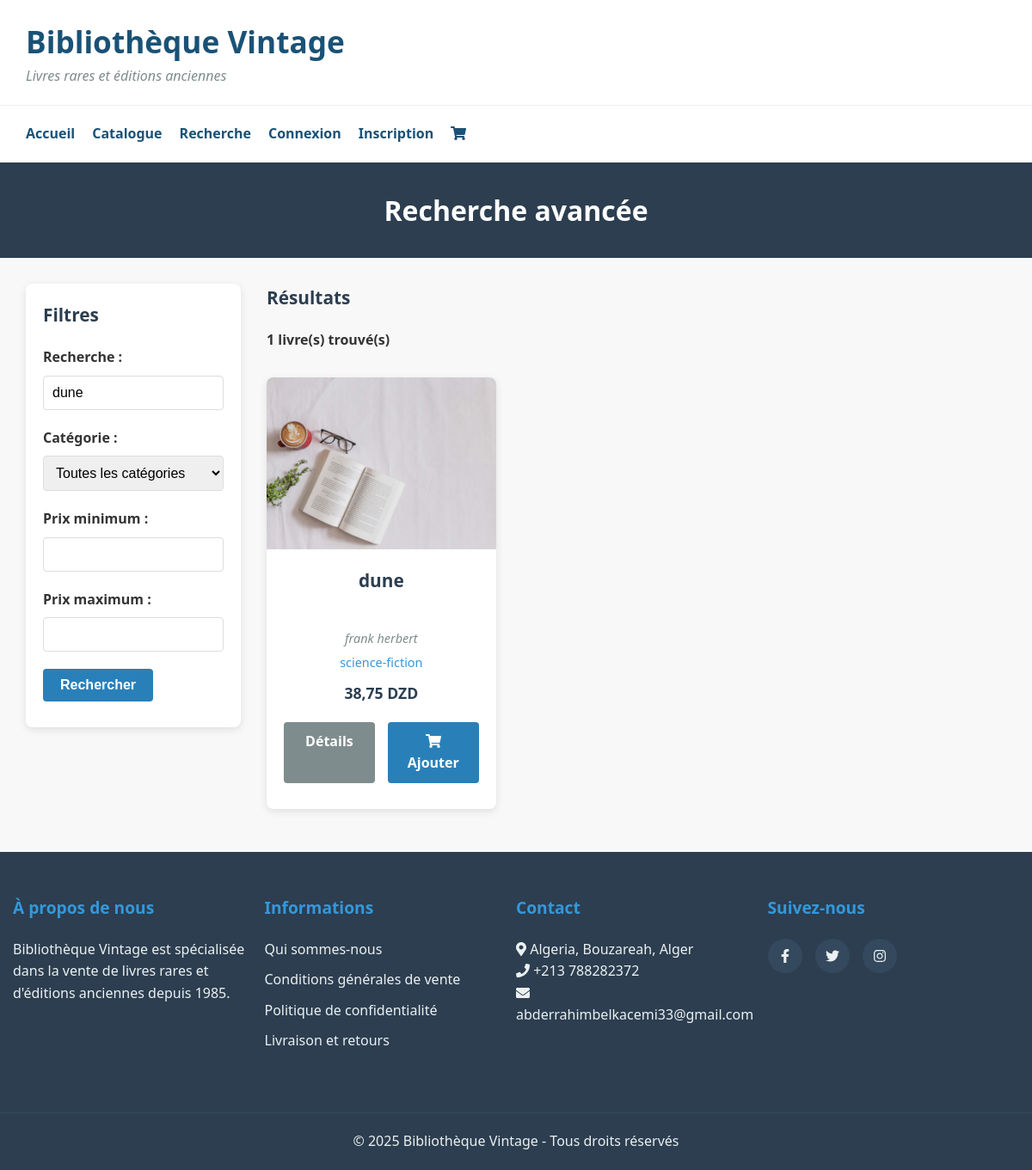
Page /recherche.php?terme=dune on the committed database.
### tables this page shows
create table livres (
    id_livre int auto_increment primary key,
    titre varchar(200) not null,
    auteur varchar(100) not null,
    id_categorie int,
    description text,
    prix decimal(10, 2) not null,
    annee_publication int,
    editeur varchar(100),
    stock int not null default 0,
    image varchar(255),
    date_ajout datetime default current_timestamp,
    foreign key (id_categorie) references categories(id_categorie)
);

create table categories (
    id_categorie int auto_increment primary key,
    nom varchar(100) not null,
    description text
);

### functions.php (called while the page is built, shortened)
<?php
function estConnecte()
{
    return isset($_SESSION['id_utilisateur']);
}
function rechercherLivres($terme, $categorie = null, $prix_min = null, $prix_max = null)
{
    $conn = connectDB();
    $conditions = [];
    $params = [];
    $types = "";
    if (!empty($terme)) {
        $conditions[] = "(l.titre LIKE ? OR l.auteur LIKE ? OR l.description LIKE ?)";
        $terme = "%$terme%";
        $params[] = $terme;
        $params[] = $terme;
        $params[] = $terme;
        $types .= "sss";
    }
    $whereClause = empty($conditions) ? "" : "WHERE " . implode(" AND ", $conditions);
    $query = "SELECT l.*, c.nom as categorie_nom FROM Livres l
              LEFT JOIN Categories c ON l.id_categorie = c.id_categorie
              $whereClause
              ORDER BY l.date_ajout DESC";
    $stmt = $conn->prepare($query);
    if (!empty($params)) {
        $stmt->bind_param($types, ...$params);
    }
    $stmt->execute();
    $result = $stmt->get_result();
    $livres = [];
    while ($row = $result->fetch_assoc()) {
        $livres[] = $row;
    }
    return $livres;
}

### recherche.php (the view, shortened to what this page needs)
<?php
require_once 'functions.php';
$terme = isset($_GET['terme']) ? trim($_GET['terme']) : '';
$id_categorie = isset($_GET['categorie']) ? intval($_GET['categorie']) : null;
$prix_min = isset($_GET['prix_min']) && $_GET['prix_min'] !== '' ? floatval($_GET['prix_min']) : null;
$prix_max = isset($_GET['prix_max']) && $_GET['prix_max'] !== '' ? floatval($_GET['prix_max']) : null;
$livres = rechercherLivres($terme, $id_categorie, $prix_min, $prix_max);
include 'header.php';
?>
<section class="page-header">
    <h2>Recherche avancée</h2>
</section>
<section class="recherche">
    <div class="filters">
        <h3>Filtres</h3>
        <form action="recherche.php" method="get">
            <div class="form-group">
                <label for="terme">Recherche :</label>
                <input type="text" id="terme" name="terme" placeholder="Titre, auteur, description..." value="<?php echo htmlspecialchars($terme); ?>">
            </div>
            <div class="form-group">
                <label for="categorie">Catégorie :</label>
                <select id="categorie" name="categorie">
                    <option value="">Toutes les catégories</option>
                </select>
            </div>
            <div class="form-group">
                <label for="prix_min">Prix minimum :</label>
                <input type="number" id="prix_min" name="prix_min" min="0" step="0.01" value="<?php echo $prix_min !== null ? $prix_min : ''; ?>">
            </div>
            <div class="form-group">
                <label for="prix_max">Prix maximum :</label>
                <input type="number" id="prix_max" name="prix_max" min="0" step="0.01" value="<?php echo $prix_max !== null ? $prix_max : ''; ?>">
            </div>
            <button type="submit" class="btn btn-primary">Rechercher</button>
        </form>
    </div>
    <div class="resultats">
        <h3>Résultats</h3>
        <?php if (empty($livres)): ?>
            <p class="no-results">Aucun livre ne correspond à votre recherche.</p>
        <?php else: ?>
            <p class="results-count"><?php echo count($livres); ?> livre(s) trouvé(s)</p>
            <div class="livres-grid">
                <?php foreach ($livres as $livre): ?>
                    <div class="livre-card">
                        <div class="livre-image">
                            <a href="livre.php?id=<?php echo $livre['id_livre']; ?>">
                                <img src="images/<?php echo $livre['image']; ?>" alt="<?php echo $livre['titre']; ?>">
                            </a>
                        </div>
                        <div class="livre-info">
                            <h3><?php echo $livre['titre']; ?></h3>
                            <p class="auteur"><?php echo $livre['auteur']; ?></p>
                            <p class="categorie"><?php echo $livre['categorie_nom']; ?></p>
                            <p class="prix"><?php echo number_format($livre['prix'], 2, ',', ' '); ?> DZD</p>
                            <div class="livre-actions">
                                <a href="livre.php?id=<?php echo $livre['id_livre']; ?>" class="btn btn-secondary">Détails</a>
                                <?php if (estConnecte()): ?>
                                    <form action="ajouter_panier.php" method="post">
                                        <input type="hidden" name="id_livre" value="<?php echo $livre['id_livre']; ?>">
                                        <input type="hidden" name="quantite" value="1">
                                        <button type="submit" class="btn btn-primary"><i class="fas fa-shopping-cart"></i> Ajouter</button>
                                    </form>
                                <?php else: ?>
                                    <a href="login.php" class="btn btn-primary"><i class="fas fa-shopping-cart"></i> Ajouter</a>
                                <?php endif; ?>
                            </div>
                        </div>
                    </div>
                <?php endforeach; ?>
            </div>
        <?php endif; ?>
    </div>
</section>
<?php include 'footer.php'; ?>

### css/style.css (style rules this page uses)
* { margin: 0; padding: 0; box-sizing: border-box; }
body { font-family: "Segoe UI", Tahoma, Geneva, Verdana, sans-serif; line-height: 1.6; color: #333; background-color: #f8f8f8; }
a { text-decoration: none; color: #1a5276; transition: color 0.3s ease; }
img { max-width: 100%; height: auto; }
.livres-grid { display: grid; grid-template-columns: repeat(auto-fill, minmax(250px, 1fr)); gap: 30px; margin-top: 30px; }
.btn { display: inline-block; padding: 10px 20px; border-radius: 4px; cursor: pointer; transition: all 0.3s ease; font-weight: 600; text-align: center; border: none; font-size: 1rem; }
.btn-primary { background-color: #2980b9; color: #fff; }
.btn-secondary { background-color: #7f8c8d; color: #fff; }
.form-group { margin-bottom: 20px; }
.form-group label { display: block; margin-bottom: 8px; font-weight: 600; }
.form-group input, .form-group select, .form-group textarea { width: 100%; padding: 10px; border: 1px solid #ddd; border-radius: 4px; font-size: 1rem; }
.livre-card { background-color: #fff; border-radius: 8px; overflow: hidden; box-shadow: 0 3px 10px rgba(0, 0, 0, 0.1); min-height: 450px; display: flex; flex-direction: column; transition: transform 0.3s ease, box-shadow 0.3s ease; }
.livre-image { height: 200px; overflow: hidden; }
.livre-image img { width: 100%; height: 100%; object-fit: cover; transition: transform 0.5s ease; }
.livre-info { padding: 20px; flex: 1; display: flex; flex-direction: column; text-align: center; }
.livre-info h3 { font-size: 1.2rem; margin-bottom: 5px; overflow: hidden; text-overflow: ellipsis; display: -webkit-box; -webkit-line-clamp: 2; -webkit-box-orient: vertical; min-height: 2.5em; max-height: 3.5em; -webkit-line-clamp: 3; }
.livre-info .auteur { color: #7f8c8d; margin-bottom: 5px; font-style: italic; }
.livre-info .categorie { color: #3498db; margin-bottom: 10px; font-size: 0.9rem; }
.livre-info .prix { font-weight: 700; color: #2c3e50; font-size: 1.1rem; }
.livre-actions { display: flex; justify-content: space-between; gap: 10px; }
.livre-actions button, .livre-actions a { width: 100%; }
.page-header { background-color: #2c3e50; color: white; padding: 30px 0; text-align: center; margin-bottom: 30px; }
.page-header h2 { font-size: 2rem; }
.livre-actions { display: flex; gap: 15px; margin-top: 20px; }
.catalogue, .recherche { display: flex; flex-wrap: wrap; gap: 30px; max-width: 1200px; margin: 0 auto; padding: 0 30px; }
.filters { flex: 0 0 250px; background-color: #fff; padding: 20px; border-radius: 8px; box-shadow: 0 3px 10px rgba(0, 0, 0, 0.1); align-self: flex-start; }
.filters h3 { margin-bottom: 20px; font-size: 1.3rem; color: #2c3e50; }
.resultats h3 { margin-bottom: 20px; font-size: 1.3rem; color: #2c3e50; }
.livres-list, .resultats { flex: 1 0 600px; }
.results-count { margin-bottom: 20px; font-weight: 600; }
.livre-info { display: flex; align-items: center; }
.livre-info p { margin: 0; font-size: 0.9em; color: #666; }
.btn { margin-bottom: 10px; }

### rows in the picture
livres: image+titre (picture), titre "dune", auteur "frank herbert", id_categorie.nom "science-fiction", prix "38,75"

### other values in the picture
count($livres) "1"
